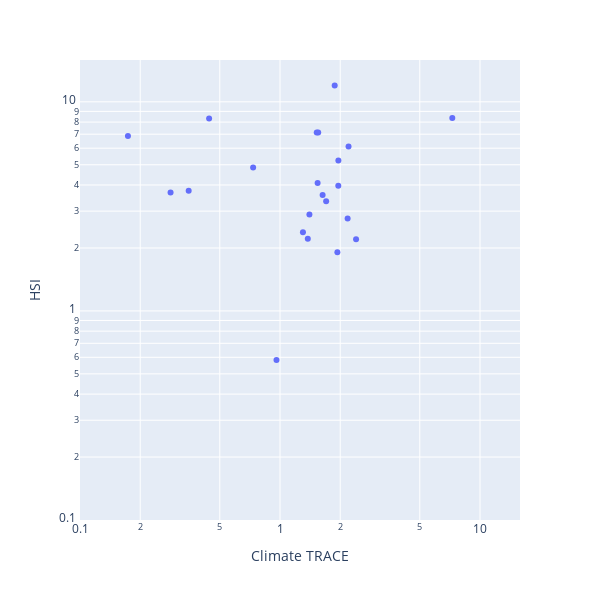

Notebook source saved alongside this figure:
### Code cell
fig.update_layout(width=600, height=600, yaxis_range=[-1, 1.2], xaxis_range=[-1, 1.2])
fig.show()

### Figure 1 — Plotly figure (JSON) as saved in the notebook; plotly's stock layout.template omitted (floating-point values rounded to 4 significant figures; data arrays with more than 128 entries replaced by an {"elided": "..."} marker saying what was removed)
{"data": [{"customdata": {"elided": "26x5 mixed values"}, "hovertemplate": "Climate TRACE=%{x}<br>HSI=%{y}<br>Country=%{customdata[0]}<br>Name=%{customdata[1]}<br>plume_count=%{customdata[2]}<br>Report Source=%{customdata[3]}<br>Report Year=%{customdata[4]}<extra></extra>", "legendgroup": "", "marker": {"color": "#636efa", "symbol": "circle"}, "mode": "markers", "name": "", "orientation": "v", "showlegend": false, "type": "scatter", "x": [2.178, 3.257, 1.701, 1.542, 0.01581, 1.377, 2.401, 1.956, 0.3495, 0.4421, 0.1737, 0.2837, 1.936, 2.201, 20.46, 1.633, 7.269, 1.526, 1.302, 17.87, 1.958, 1.877, 1.553, 0.7338, 1.403, 0.9603], "xaxis": "x", "y": [2.77, 22.01, 3.348, 4.093, 2.398, 2.215, 2.2, 3.964, 3.76, 8.321, 6.86, 3.689, 1.91, 6.122, 7.782, 3.583, 8.358, 7.13, 2.375, 5.508, 5.237, 11.97, 7.14, 4.85, 2.893, 0.582], "yaxis": "y"}], "layout": {"height": 600, "legend": {"tracegroupgap": 0}, "margin": {"t": 60}, "width": 600, "xaxis": {"anchor": "y", "domain": [0, 1], "range": [-1, 1.2], "title": {"text": "Climate TRACE"}, "type": "log"}, "yaxis": {"anchor": "x", "domain": [0, 1], "range": [-1, 1.2], "title": {"text": "HSI"}, "type": "log"}}}
